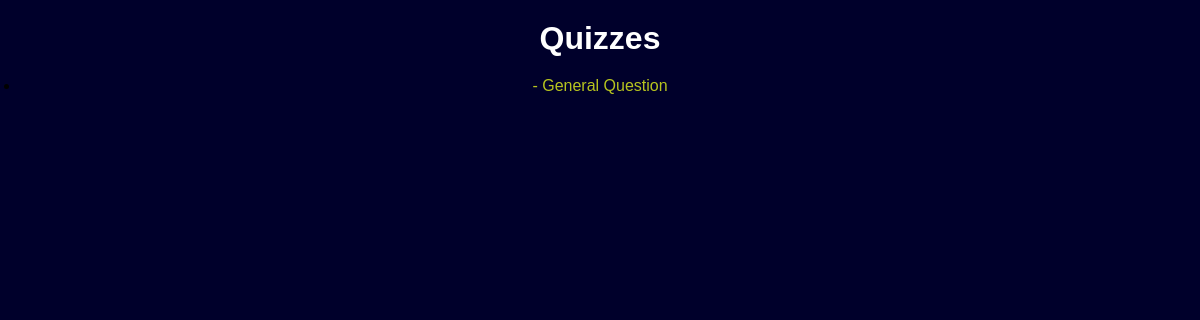
Before: / with the older database file.
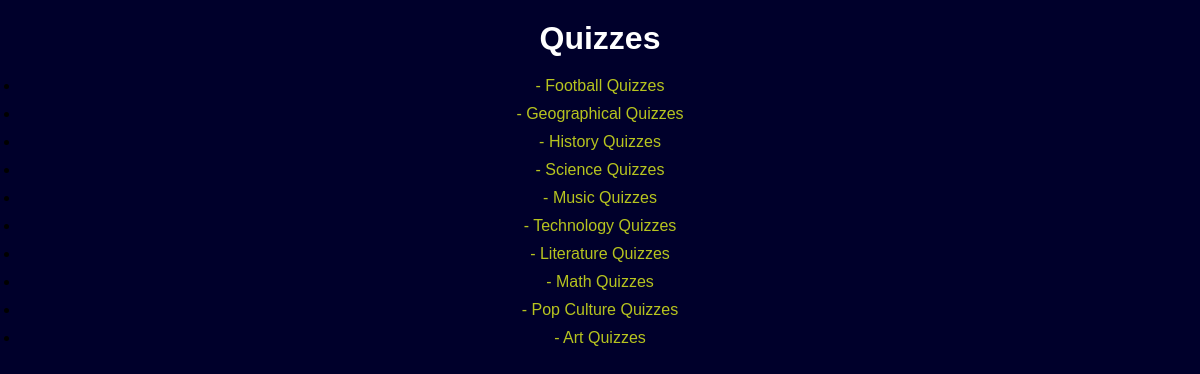
After: the same page with the newer database file.
### quiz/models.py (models this page shows, shortened)
class Quiz(models.Model):
    title = models.CharField(max_length=200)
    discription = models.TextField()
    time_limit = models.IntegerField(help_text="Time in minutes")

### quiz/views.py (the view)
# urls.py: path('', views.quiz_list, name="quiz_list"),
def quiz_list(request):
    quizzes = Quiz.objects.all()
    return render(request, 'quiz_list.html', {'quizzes': quizzes})

### templates/quiz_list.html (shortened to what this page needs)
{% load static %}
<!DOCTYPE html>
<html lang="en">
<head>
    <link rel="stylesheet" href="{% static '/styles.css'%}">
</head>
<body>
</body>
</html>
<h1>Quizzes</h1>
<ul>
    {% for quiz in quizzes %}
    <li><a href="{% url 'quiz_detail' quiz.id %}">- {{quiz.title}}</a></li>
    {% endfor %}
</ul>

### static/styles.css (style rules this page uses)
* { margin: 0; padding: 0; box-sizing: border-box; }
body { font-family: Arial, Helvetica, sans-serif; background-color: rgb(0, 0, 43); padding: 20px; }
h1 { color: #fff; text-align: center; margin-bottom: 20px; }
a { text-decoration: none; text-align: center; align-items: center; display: block; margin-left: auto; margin-right: auto; margin-top: 10px; margin-bottom: 10px; color: #b7c41f; }

Changed rows visible on the page:
removed Quiz: title "General Question"
added Quiz: title "Football Quizzes"
added Quiz: title "Geographical Quizzes"
added Quiz: title "History Quizzes"
added Quiz: title "Science Quizzes"
added Quiz: title "Music Quizzes"
added Quiz: title "Technology Quizzes"
added Quiz: title "Literature Quizzes"
added Quiz: title "Math Quizzes"
added Quiz: title "Pop Culture Quizzes"
added Quiz: title "Art Quizzes"
